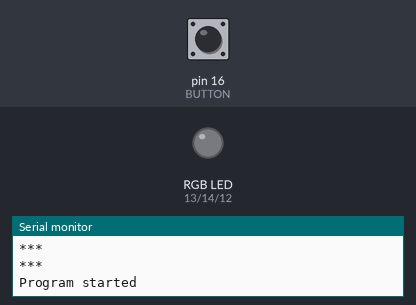
Simulated run of this sketch. Board: Arduino Uno, built with avr-gcc and run on an emulated ATmega328P. Shown: an RGB LED mixed from three pins (HIGH = lit), the last lines printed to the serial monitor. The inputs (shaded band) are chosen by the test bench; at power-on: pin 16 (BUTTON) LOW.

Above: at 1.2 s.
1.3 s: pin 16 (BUTTON) pulled HIGH for 0.15 s
At 2.4 s:
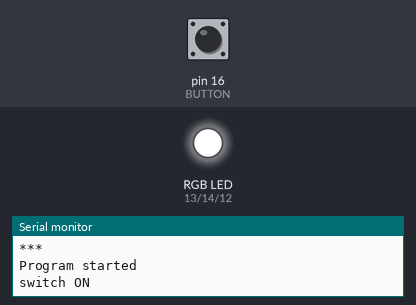
4.4 s: pin 16 (BUTTON) pulled HIGH for 1 s
6.9 s: pin 16 (BUTTON) pulsed HIGH 5 times (0.12 s each, 0.3 s apart)
At 11.06 s:
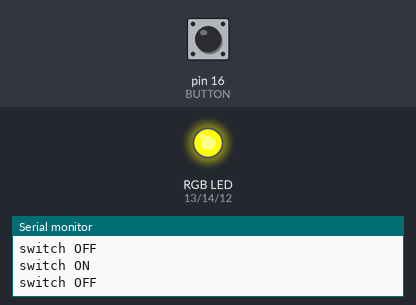
11.4 s: pin 16 (BUTTON) pulled HIGH for 3.2 s
At 18.1 s:
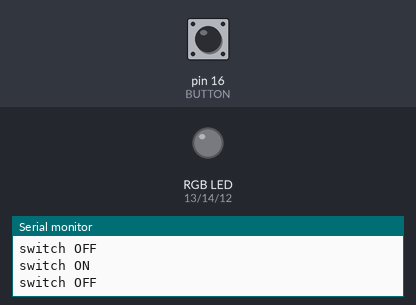
Timing chart, 0 to 18.6 s (numbered marks = the images above; inputs shaded):
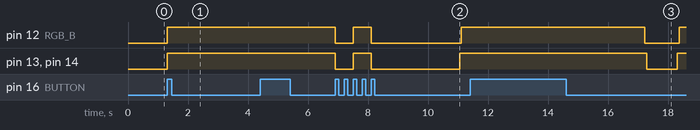

The sketch:

RGB_Lamp.ino
```cpp
// PIN DEFINITIONS
int BUTTON = 16;        //0 if pressed
int RGB_R = 13;
int RGB_G = 14;
int RGB_B = 12;

int Brightness_R = 0;
int Brightness_G = 0;
int Brightness_B = 0;

int button_prev_state = 1;      //0 if pressed
int button_press_counter = 0;
int fade_UP_down = 1;           // i when UP


// the setup routine runs once when you press reset:
void setup() {
  Serial.begin(9600);
  pinMode(RGB_R, OUTPUT);
  pinMode(RGB_G, OUTPUT);
  pinMode(RGB_B, OUTPUT);
  pinMode(BUTTON, INPUT);
 /* analogWrite(RGB_R, Brightness_R);
  analogWrite(RGB_G, Brightness_G);
  analogWrite(RGB_B, Brightness_B);  */
  RGB_put(Brightness_R, Brightness_G, Brightness_B);

  Serial.println("***");
  Serial.println("***");
  Serial.println("Program started");

}

// the loop routine runs over and over again forever:
void loop() {
         delay(20);      //delay 20 ms
         button_read();

}

void RGB_put(int r, int g, int b){
  uint32_t red =r;
  uint32_t green =g;
  uint32_t blue =b;

  blue= blue*90;
  blue= blue/100;

  analogWrite(RGB_R, red);
  analogWrite(RGB_G, green);
  analogWrite(RGB_B, blue);
}


void button_read(){

  if(digitalRead(BUTTON)==1 && button_prev_state == 1){   //not press now , not pressed before      hold release
    return;
  }

  if(digitalRead(BUTTON)==1 && button_prev_state == 0){   //not press now , pressed before          released now
     button_prev_state = digitalRead(BUTTON);
     fade_UP_down = ! fade_UP_down;
    if(button_press_counter < 100){
      //switch state
      if(Brightness_R + Brightness_G + Brightness_B  == 0){
        Serial.println("switch ON");
        Brightness_R = 1023;
        Brightness_G = 1023;
        Brightness_B = 1023;
        fade_UP_down = 0;
      }else{
        Serial.println("switch OFF");
        Brightness_R = 0;
        Brightness_G = 0;
        Brightness_B = 0;
        fade_UP_down =1;
      }
    }
    button_press_counter = 0;
    /*analogWrite(RGB_R, Brightness_R);
    analogWrite(RGB_G, Brightness_G);
    analogWrite(RGB_B, Brightness_B);*/
    RGB_put(Brightness_R, Brightness_G, Brightness_B);
    return;
  }

  if(digitalRead(BUTTON)==0 && button_prev_state == 1){   // press now , not pressed before         pressed now
     button_prev_state = digitalRead(BUTTON);
     delay(300);
    return;
  }

  if(digitalRead(BUTTON)==0 && button_prev_state == 0){   // press now , pressed before           hold perssed
     button_press_counter ++;
     if(button_press_counter > 100){
      if(fade_UP_down == 1){
        brightness_plus();
      }else{
        brightness_minus();
      }
    }
    return;
  }

}


  void brightness_plus(){
    if(Brightness_R < 1018){
      Brightness_R += 5;
    }else{
      Brightness_R = 1023;
      fade_UP_down = 0;
    }
    if(Brightness_G < 1018){
      Brightness_G += 5;
        }else{
      Brightness_G = 1023;
      fade_UP_down = 0;
    }
    if(Brightness_B < 1018){
      Brightness_B += 5;
        }else{
      Brightness_B = 1023;
      fade_UP_down = 0;
    }
    /*analogWrite(RGB_R, Brightness_R);
    analogWrite(RGB_G, Brightness_G);
    analogWrite(RGB_B, Brightness_B);*/
    RGB_put(Brightness_R, Brightness_G, Brightness_B);
  }

  void brightness_minus(){
    if(Brightness_R > 5){
      Brightness_R -= 5;
    }else{
      Brightness_R = 0;
      fade_UP_down = 1;
    }
    if(Brightness_G > 5){
      Brightness_G -= 5;
        }else{
      Brightness_G = 0;
      fade_UP_down = 1;
    }
    if(Brightness_B > 5){
      Brightness_B -= 5;
        }else{
      Brightness_B = 0;
      fade_UP_down = 1;
    }
    /*analogWrite(RGB_R, Brightness_R);
    analogWrite(RGB_G, Brightness_G);
    analogWrite(RGB_B, Brightness_B);*/
    RGB_put(Brightness_R, Brightness_G, Brightness_B);
  }
```

Measured:
- after the input at 1.3 s, pin 12 (RGB_B): LOW → HIGH after 0.00 s instead of 1.6 s; pin 13 (RGB_R), pin 14 (RGB_G): LOW → HIGH after 0.00 s instead of 1.5 s
- after the input at 4.4 s, every drawn part: stays the same
- after the input at 6.9 s, pin 12 (RGB_B): HIGH → LOW at once, → HIGH 0.60 s later, → LOW 0.60 s later, → HIGH 3.0 s later; pin 13 (RGB_R), pin 14 (RGB_G): HIGH → LOW at once, → HIGH 0.60 s later, → LOW 0.60 s later, → HIGH 2.9 s later
- after the input at 11.4 s, pin 12 (RGB_B): HIGH → LOW after 5.8 s instead of 6.8 s; pin 13 (RGB_R), pin 14 (RGB_G): HIGH → LOW after 5.9 s instead of 6.9 s
